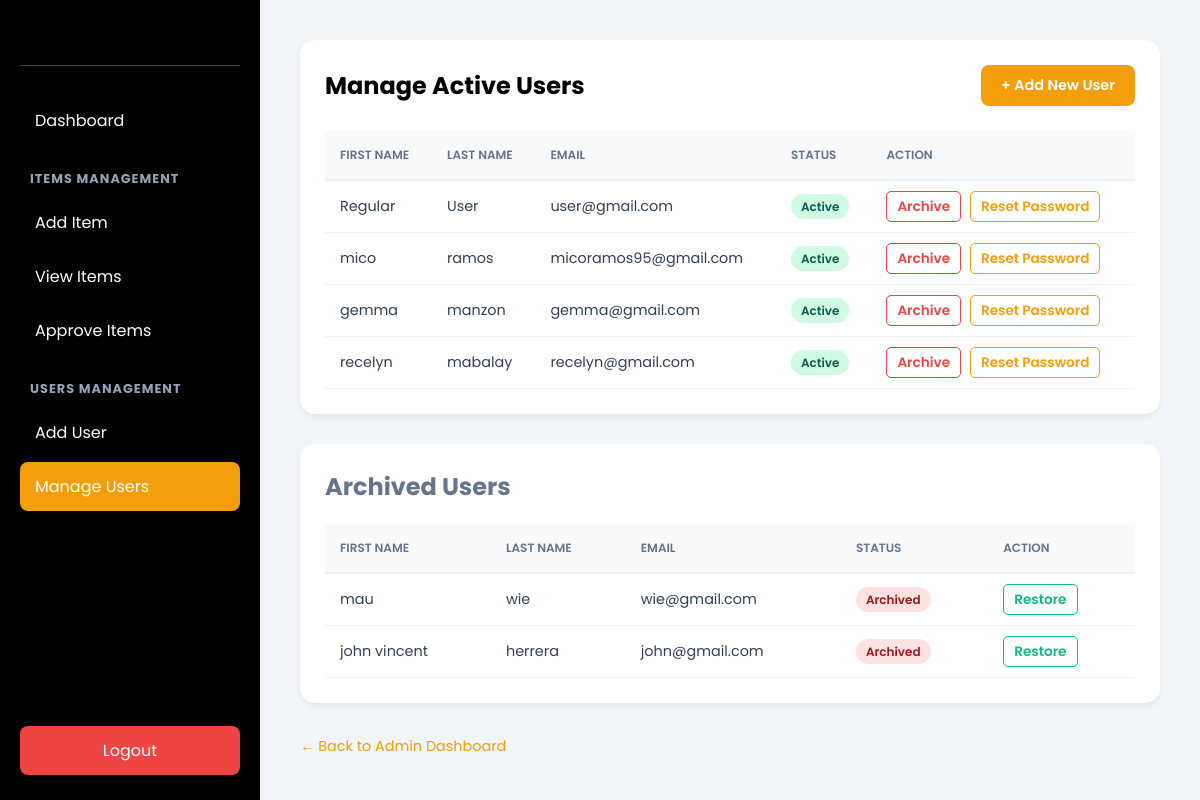
The page /clothing_store/admin/manage_user.php (signed in) on the database its author committed.
### tables this page shows
CREATE TABLE `users` (
  `id` int(11) NOT NULL,
  `first_name` varchar(50) DEFAULT NULL,
  `last_name` varchar(50) DEFAULT NULL,
  `email` varchar(100) DEFAULT NULL,
  `password` varchar(255) DEFAULT NULL,
  `role` enum('superadmin','admin','regular') DEFAULT NULL,
  `status` enum('active','archived') DEFAULT 'active',
  `remember_selector` varchar(255) DEFAULT NULL,
  `remember_validator` varchar(255) DEFAULT NULL,
  `remember_expiry` datetime DEFAULT NULL
);

### clothing_store/admin/manage_user.php (the view, shortened to what this page needs)
<?php
require '../functions/auth.php';
$result = $conn->query("SELECT * FROM users WHERE role='regular' AND status != 'archived'");
$archived_result = $conn->query("SELECT * FROM users WHERE role='regular' AND status = 'archived'");
?>
<!DOCTYPE html>
<html lang="en">
<head>
</head>
<body>
    <div class="sidebar">
        <h2>Admin Panel</h2>
        <a href="dashboard.php">Dashboard</a>
        <h3>Items Management</h3>
        <a href="add_item.php">Add Item</a>
        <a href="view_item.php">View Items</a>
        <a href="pending_items.php">
            Approve Items
        </a>
        <h3>Users Management</h3>
        <a href="add_user.php">Add User</a>
        <a href="manage_user.php" class="active">Manage Users</a>
        <a href="../logout.php" class="logout-btn">Logout</a>
    </div>
    <div class="main-content">
        <div class="section-card">
            <div class="header-flex">
                <h2>Manage Active Users</h2>
                <a href="add_user.php" class="add-btn">+ Add New User</a>
            </div>
            <table>
                <thead>
                    <tr>
                        <th>First Name</th>
                        <th>Last Name</th>
                        <th>Email</th>
                        <th>Status</th>
                        <th>Action</th>
                    </tr>
                </thead>
                <tbody>
                    <?php
                    if($result && $result->num_rows > 0) {
                        while($row = $result->fetch_assoc()) {
                            $id = base64_encode($row['id']);
                            ?>
                            <tr>
                                <td><?php echo htmlspecialchars($row['first_name']); ?></td>
                                <td><?php echo htmlspecialchars($row['last_name']); ?></td>
                                <td><?php echo htmlspecialchars($row['email']); ?></td>
                                <td><span class="status-pill status-active"><?php echo htmlspecialchars($row['status']); ?></span></td>
                                <td>
                                    <a href="user_action.php?id=<?php echo $id; ?>&action=archive" class="action-link btn-archive" onclick="return confirm('Archive this user?')">Archive</a>
                                    <a href="reset_user_password.php?id=<?php echo $id; ?>" class="action-link btn-reset">Reset Password</a>
                                </td>
                            </tr>
                            <?php
                        }
                    } else {
                        echo "<tr><td colspan='5' align='center'>No active users found.</td></tr>";
                    }
                    ?>
                </tbody>
            </table>
        </div>
        <div class="section-card">
            <h2 style="color: #64748b; margin-bottom: 20px;">Archived Users</h2>
            <table>
                <thead>
                    <tr>
                        <th>First Name</th>
                        <th>Last Name</th>
                        <th>Email</th>
                        <th>Status</th>
                        <th>Action</th>
                    </tr>
                </thead>
                <tbody>
                    <?php
                    if($archived_result && $archived_result->num_rows > 0) {
                        while($row = $archived_result->fetch_assoc()) {
                            $id = base64_encode($row['id']);
                            ?>
                            <tr>
                                <td><?php echo htmlspecialchars($row['first_name']); ?></td>
                                <td><?php echo htmlspecialchars($row['last_name']); ?></td>
                                <td><?php echo htmlspecialchars($row['email']); ?></td>
                                <td><span class="status-pill status-archived"><?php echo htmlspecialchars($row['status']); ?></span></td>
                                <td>
                                    <a href="user_action.php?id=<?php echo $id; ?>&action=restore" class="action-link btn-restore" onclick="return confirm('Restore this user?')">Restore</a>
                                </td>
                            </tr>
                            <?php
                        }
                    } else {
                        echo "<tr><td colspan='5' align='center'>No archived users found.</td></tr>";
                    }
                    ?>
                </tbody>
            </table>
        </div>
        <a href="dashboard.php" style="text-decoration: none; color: var(--accent-color); font-size: 0.9rem;">← Back to Admin Dashboard</a>
    </div>
</body>
</html>

### clothing_store/admin/manage_user.php (style rules this page uses)
:root { --primary-color: #000000; --accent-color: #f59e0b; --bg-color: #f1f5f9; --success: #10b981; --danger: #ef4444; --warning: #f59e0b; }
* { margin: 0; padding: 0; box-sizing: border-box; font-family: 'Poppins', sans-serif; }
body { display: flex; background-color: var(--bg-color); min-height: 100vh; }
.sidebar { width: 260px; background-color: var(--primary-color); color: white; display: flex; flex-direction: column; padding: 20px; position: fixed; height: 100%; }
.sidebar h2 { font-size: 1.5rem; margin-bottom: 30px; text-align: center; border-bottom: 1px solid #334155; padding-bottom: 10px; }
.sidebar h3 { font-size: 0.8rem; text-transform: uppercase; color: #94a3b8; margin: 20px 0 10px 10px; letter-spacing: 1px; }
.sidebar a { color: white; text-decoration: none; padding: 12px 15px; margin-bottom: 5px; border-radius: 8px; display: flex; justify-content: space-between; align-items: center; transition: 0.3s; }
.sidebar a.active { background-color: var(--accent-color); }
.logout-btn { margin-top: auto; background-color: var(--danger); text-align: center; justify-content: center !important; }
.main-content { margin-left: 260px; padding: 40px; width: calc(100% - 260px); }
.section-card { background: white; padding: 25px; border-radius: 15px; box-shadow: 0 4px 6px rgba(0,0,0,0.05); margin-bottom: 30px; }
.header-flex { display: flex; justify-content: space-between; align-items: center; margin-bottom: 25px; }
h2 { color: var(--primary-color); }
.add-btn { background: var(--accent-color); color: white; text-decoration: none; padding: 10px 20px; border-radius: 8px; font-weight: 600; font-size: 0.9rem; transition: 0.3s; }
table { width: 100%; border-collapse: collapse; }
th { background-color: #f8fafc; color: #64748b; text-transform: uppercase; font-size: 0.75rem; font-weight: 600; padding: 15px; text-align: left; border-bottom: 2px solid #edf2f7; }
td { padding: 15px; border-bottom: 1px solid #edf2f7; font-size: 0.9rem; color: #334155; }
.status-pill { padding: 4px 10px; border-radius: 50px; font-size: 0.75rem; font-weight: 600; text-transform: capitalize; }
.status-active { background: #d1fae5; color: #065f46; }
.status-archived { background: #fee2e2; color: #991b1b; }
.action-link { text-decoration: none; font-weight: 600; font-size: 0.85rem; padding: 5px 10px; border-radius: 5px; transition: 0.2s; }
.btn-archive { color: var(--danger); border: 1px solid var(--danger); }
.btn-reset { color: var(--accent-color); border: 1px solid var(--accent-color); margin-left: 5px; }
.btn-restore { color: var(--success); border: 1px solid var(--success); }

### rows shown on the page
users: first_name "Regular", last_name "User", email "user@gmail.com", status "Active"
users: first_name "mico", last_name "ramos", email "micoramos95@gmail.com", status "Active"
users: first_name "gemma", last_name "manzon", email "gemma@gmail.com", status "Active"
users: first_name "recelyn", last_name "mabalay", email "recelyn@gmail.com", status "Active"
users: first_name "mau", last_name "wie", email "wie@gmail.com", status "Archived"
users: first_name "john vincent", last_name "herrera", email "john@gmail.com", status "Archived"
